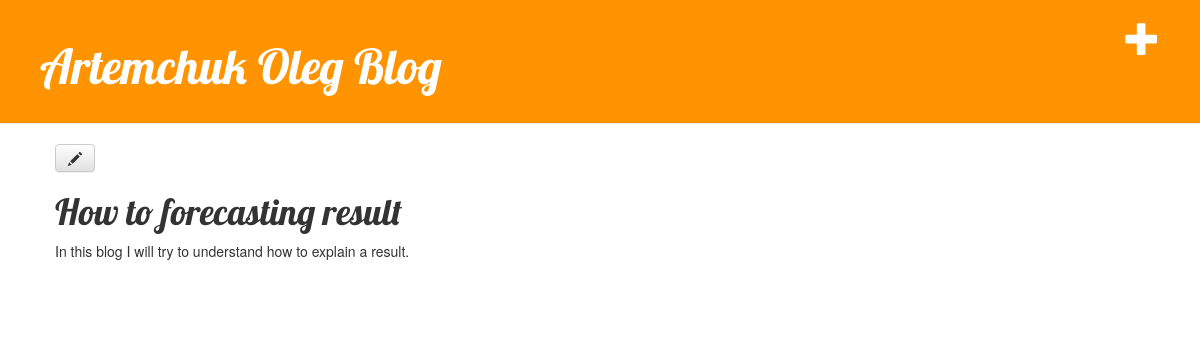
The app's page /post/1/ (signed in) with its own data.
### blog/models.py (models this page shows, shortened)
class Post(models.Model):
    author = models.ForeignKey('auth.User', on_delete=models.CASCADE)
    title = models.CharField(max_length=200)
    text = models.TextField()
    created_date = models.DateTimeField(
            default=timezone.now)
    published_date = models.DateTimeField(
            blank=True, null=True)

### blog/views.py (the view)
# urls.py: url(r'^post/(?P<pk>[0-9]+)/$', views.post_detail, name='post_detail'),
def post_detail(request, pk):
    post = get_object_or_404(Post, pk=pk)
    return render(request, 'blog/post_detail.html', {'post': post})

### blog/templates/blog/post_detail.html (shortened to what this page needs)
{% extends 'blog/base.html' %}
{% block content %}
    <div class="post">
		{% if user.is_authenticated %}
		<a class="btn btn-default" href="{% url 'post_edit' pk=post.pk %}"><span class="glyphicon glyphicon-pencil"></span></a>
		{% endif %}
        <h1>{{ post.title }}</h1>
        <p>{{ post.text|linebreaksbr }}</p>
    </div>
{% endblock %}

### blog/static/css/blog.css (style rules this page uses)
h1, h2, h3, h4 { font-family: 'Lobster', cursive; }
.post { margin-bottom: 70px; }

### records on screen
Post: title "How to forecasting result", text "In this blog I will try to understand how to explain a result."
